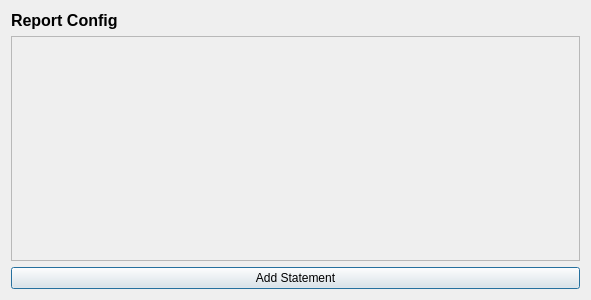
<?xml version="1.0" encoding="UTF-8"?>
<ui version="4.0">
 <class>Dialog</class>
 <widget class="QDialog" name="Dialog">
  <property name="geometry">
   <rect>
    <x>0</x>
    <y>0</y>
    <width>591</width>
    <height>300</height>
   </rect>
  </property>
  <property name="minimumSize">
   <size>
    <width>0</width>
    <height>300</height>
   </size>
  </property>
  <property name="windowTitle">
   <string>Dialog</string>
  </property>
  <layout class="QVBoxLayout" name="verticalLayout">
   <item>
    <widget class="QLabel" name="Title">
     <property name="font">
      <font>
       <pointsize>12</pointsize>
       <weight>75</weight>
       <bold>true</bold>
      </font>
     </property>
     <property name="text">
      <string>Report Config</string>
     </property>
    </widget>
   </item>
   <item>
    <widget class="QScrollArea" name="ScrollArea">
     <property name="widgetResizable">
      <bool>true</bool>
     </property>
     <widget class="QWidget" name="scrollAreaWidgetContents">
      <property name="geometry">
       <rect>
        <x>0</x>
        <y>0</y>
        <width>571</width>
        <height>224</height>
       </rect>
      </property>
      <layout class="QVBoxLayout" name="verticalLayout_2"/>
     </widget>
    </widget>
   </item>
   <item>
    <layout class="QHBoxLayout" name="horizontalLayout">
     <item>
      <widget class="QPushButton" name="AddStatementButton">
       <property name="text">
        <string>Add Statement</string>
       </property>
      </widget>
     </item>
    </layout>
   </item>
  </layout>
 </widget>
 <resources/>
 <connections/>
</ui>
